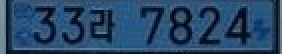
#> input picture numPlate.jpg, 141 x 27 px (shown 2 times larger)
$ python comparePlate.py
#> lines starting #> are read from the running program, lines starting #| are printed output that depends on the picture
import cv2
import numpy as np
import matplotlib.pyplot as plt
import matplotlib.image as img

#번호판 그림 사이즈를 조정하기
img_plate = cv2.imread('numPlate.jpg', cv2.IMREAD_COLOR)
#> img_plate is the input picture: shape (27, 141, 3); mean B, G, R 103.4, 70.6, 39.9
img_resize = cv2.resize(img_plate, dsize=(300, 200), interpolation=cv2.INTER_CUBIC)
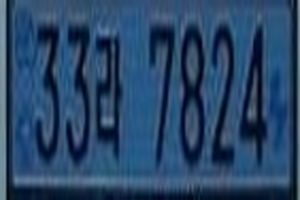
#> img_resize: shape (200, 300, 3); mean B, G, R 103.5, 70.6, 40.1


img_dst = img_resize[15:80, 10:35]
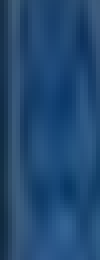
#> img_dst: shape (65, 25, 3) (shown 4 times larger); mean B, G, R 114, 73.1, 33.3
img_dst2 = img_resize[100:185, 10:35]
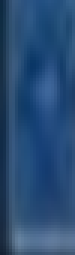
#> img_dst2: shape (85, 25, 3) (shown 3 times larger); mean B, G, R 117.1, 76, 40.2
img_dst3 = img_resize[70:175, 265:290]
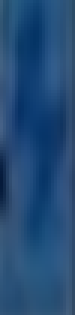
#> img_dst3: shape (105, 25, 3) (shown 3 times larger); mean B, G, R 117.9, 74.9, 35.1


cv2.imshow("src", img_resize)

cv2.imwrite('2/first.jpg', img_dst)
cv2.imwrite('2/second.jpg', img_dst2)
cv2.imwrite('2/third.jpg', img_dst3)

plt.subplot(3, 1, 1)
plt.imshow(cv2.cvtColor(img_dst, cv2.COLOR_BGR2RGB))
plt.subplot(3, 1, 2)
plt.imshow(cv2.cvtColor(img_dst2, cv2.COLOR_BGR2RGB))
plt.subplot(3, 1, 3)
plt.imshow(cv2.cvtColor(img_dst3, cv2.COLOR_BGR2RGB))


plt.show()
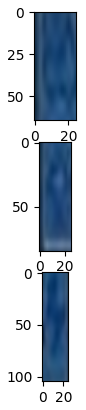
#> figure drawn by matplotlib, 3 panels

cv2.waitKey(0)
#> (the run stopped early here; a loop or call above may not have finished)
